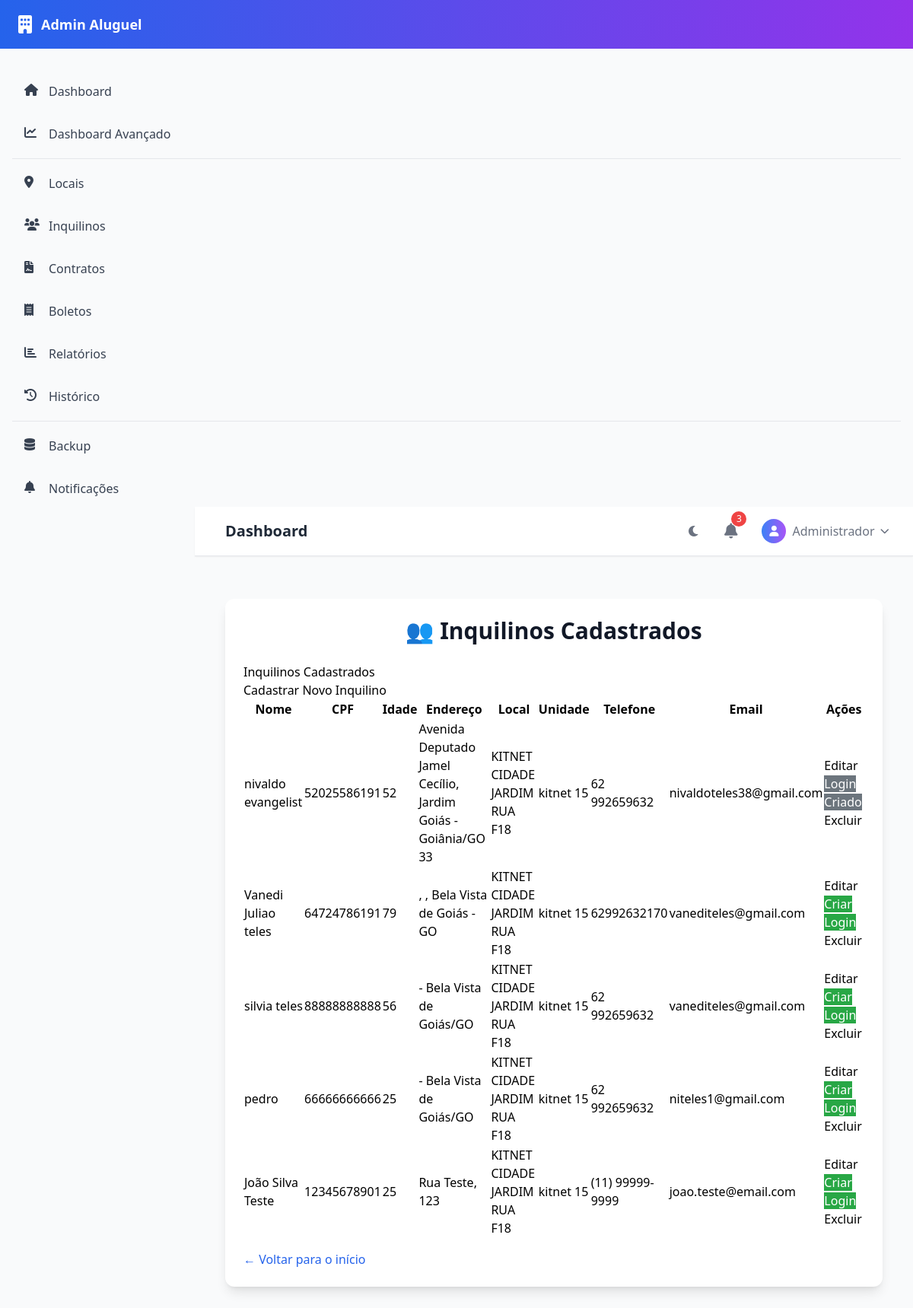
The page /inquilinos on the database its author committed.
### app/models.py (models this page shows, shortened)
class Inquilino(db.Model):
    id = db.Column(db.Integer, primary_key=True)
    nome = db.Column(db.String(120), nullable=False)
    cpf = db.Column(db.String(14), unique=True, nullable=False)
    data_nascimento = db.Column(db.Date, nullable=False)
    idade = db.Column(db.Integer, nullable=True)  # Calculada automaticamente
    endereco = db.Column(db.String(200), nullable=False)
    cep = db.Column(db.String(9), nullable=False)
    telefone = db.Column(db.String(20), nullable=False)
    email = db.Column(db.String(120), nullable=True)
    unidade_id = db.Column(db.Integer, db.ForeignKey('unidade.id'), nullable=False)
    username = db.Column(db.String(50), unique=True, nullable=True)
    password_hash = db.Column(db.String(255), nullable=True)
    data_criacao_login = db.Column(db.DateTime, nullable=True)
    status_login = db.Column(db.String(20), nullable=False, default='inativo')  # inativo, ativo, bloqueado
    contratos = db.relationship('Contrato', backref='inquilino', lazy=True)

class Local(db.Model):
    id = db.Column(db.Integer, primary_key=True)
    nome = db.Column(db.String(120), nullable=False)
    unidades = db.relationship('Unidade', backref='local', lazy=True)

class Unidade(db.Model):
    id = db.Column(db.Integer, primary_key=True)
    nome = db.Column(db.String(120), nullable=False)
    local_id = db.Column(db.Integer, db.ForeignKey('local.id'), nullable=False)
    status = db.Column(db.String(20), nullable=False, default='disponivel')  # disponivel, ocupada, manutencao
    inquilinos = db.relationship('Inquilino', backref='unidade', lazy=True)
    contratos = db.relationship('Contrato', backref='unidade', lazy=True)

### app/routes.py (the view)
@app.route('/inquilinos')
def listar_inquilinos():
    inquilinos = Inquilino.query.all()
    return render_template('listar_inquilinos.html', inquilinos=inquilinos)

### app/templates/listar_inquilinos.html (shortened to what this page needs)
{% extends "base_modern.html" %}
{% block content %}
<div class="container mx-auto px-4 py-8">
    <div class="bg-white dark:bg-gray-800 rounded-xl shadow-lg p-6">
        <h1 class="text-3xl font-bold text-gray-900 dark:text-white text-center mb-6">👥 Inquilinos Cadastrados</h1>
        <h1>Inquilinos Cadastrados</h1>
        <a href="{{ url_for('cadastrar_inquilino') }}" class="btn btn-new">Cadastrar Novo Inquilino</a>
        <table>
            <tr>
                <th>Nome</th>
                <th>CPF</th>
                <th>Idade</th>
                <th>Endereço</th>
                <th>Local</th>
                <th>Unidade</th>
                <th>Telefone</th>
                <th>Email</th>
                <th>Ações</th>
            </tr>
            {% for inq in inquilinos %}
            <tr>
                <td>{{ inq.nome }}</td>
                <td>{{ inq.cpf }}</td>
                <td>{{ inq.idade }}</td>
                <td>{{ inq.endereco }}</td>
                <td>{{ inq.unidade.local.nome if inq.unidade and inq.unidade.local else '' }}</td>
                <td>{{ inq.unidade.nome if inq.unidade else '' }}</td>
                <td>{{ inq.telefone }}</td>
                <td>{{ inq.email }}</td>
                <td class="actions-cell">
                    <a href="{{ url_for('editar_inquilino', inquilino_id=inq.id) }}" class="btn btn-edit">Editar</a>
                    {% if not inq.username %}
                        <a href="{{ url_for('criar_login_inquilino_route', inquilino_id=inq.id) }}" class="btn" style="background: #28a745; color: #fff;">Criar Login</a>
                    {% else %}
                        <span class="btn" style="background: #6c757d; color: #fff; cursor: default;">Login Criado</span>
                    {% endif %}
                    <a href="{{ url_for('excluir_inquilino', inquilino_id=inq.id) }}" class="btn btn-delete" onclick="return confirm('Tem certeza que deseja excluir este inquilino?')">Excluir</a>
                </td>
            </tr>
            {% endfor %}
        </table>
        <a href="{{ url_for('index') }}" class="text-blue-600 dark:text-blue-400 hover:text-blue-900 dark:hover:text-blue-300 mt-4 inline-block">← Voltar para o início</a>
    </div>
</div>
{% endblock %}

### rows shown on the page
Inquilino: nome "nivaldo evangelist", cpf "52025586191", idade "52", endereco "Avenida Deputado Jamel Cecílio, Jardim Goiás - Goiânia/GO 33", unidade.local "KITNET CIDADE JARDIM RUA F18", unidade "kitnet 15", telefone "62 992659632", email "nivaldoteles38@gmail.com", username "Login Criado"
Inquilino: nome "Vanedi Juliao teles", cpf "64724786191", idade "79", endereco ", , Bela Vista de Goiás - GO", unidade.local "KITNET CIDADE JARDIM RUA F18", unidade "kitnet 15", telefone "62992632170", email "vanediteles@gmail.com"
Inquilino: nome "silvia teles", cpf "88888888888", idade "56", endereco "- Bela Vista de Goiás/GO", unidade.local "KITNET CIDADE JARDIM RUA F18", unidade "kitnet 15", telefone "62 992659632", email "vanediteles@gmail.com"
Inquilino: nome "pedro", cpf "66666666666", idade "25", endereco "- Bela Vista de Goiás/GO", unidade.local "KITNET CIDADE JARDIM RUA F18", unidade "kitnet 15", telefone "62 992659632", email "niteles1@gmail.com"
Inquilino: nome "João Silva Teste", cpf "12345678901", idade "25", endereco "Rua Teste, 123", unidade.local "KITNET CIDADE JARDIM RUA F18", unidade "kitnet 15", telefone "(11) 99999-9999", email "joao.teste@email.com"
